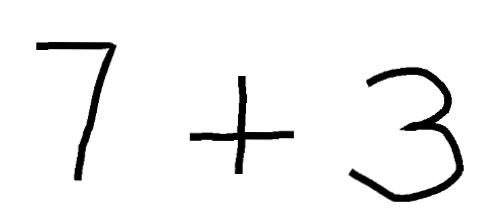
#> input picture test1.png, 483 x 219 px
$ jupyter execute --allow-errors CNN_test.ipynb
#> lines starting #> are read from the running program, lines starting #| are printed output that depends on the picture; after the words box and inside, x2 and y2 are one past the last pixel; in counts of white or black regions, pixels touching at a corner belong together
[cell 1]
import cv2
import numpy as np
from tensorflow import keras
from tensorflow.keras import layers
from tensorflow.keras.datasets import mnist
import tensorflow.keras.backend as K
K.set_image_data_format('channels_first')
#> (this line was passed over: tensorflow is not available in this run)
from tensorflow.keras.models import model_from_json

#> (a cell that did not finish here is left out)

[cell 3]
img = cv2.imread('test1.png',cv2.IMREAD_GRAYSCALE)
#> img is the input picture: shape (219, 483); min 0, max 255, mean 241.6
#kernel = np.ones((3,3),np.uint8)
cv2.imshow("wo",img)
cv2.waitKey(0)
cv2.destroyAllWindows()
#erosion = cv2.erode(img,kernel,iterations = 3)
#dilation = cv2.dilate(img,kernel,iterations = 1)
#img=dilation
if img is not None:
    #images.append(img)
    img=~img
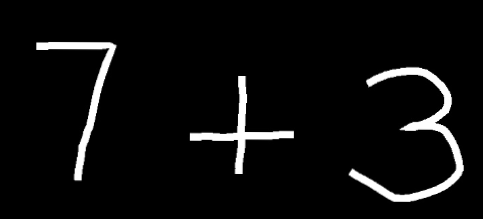
#> img: shape (219, 483); min 0, max 255, mean 13.4
    ret,thresh=cv2.threshold(img,127,255,cv2.THRESH_BINARY)
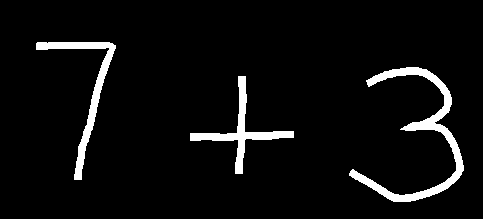
#> thresh: shape (219, 483); 5.3% white; 3 white regions
    ctrs,ret=cv2.findContours(thresh,cv2.RETR_TREE,cv2.CHAIN_APPROX_SIMPLE)
#> ctrs = 3 contours; box (x1, y1, x2, y2) and area: (349, 67, 464, 202) 2238, (36, 42, 116, 180) 1343, (190, 76, 294, 174) 1264; ret = [[1, -1, -1, -1], [2, 0, -1, -1], [-1, 1, -1, -1]]
    cnt=sorted(ctrs, key=lambda ctr: cv2.boundingRect(ctr)[0])
#> cnt has the same summary as ctrs
    w=int(28)
    h=int(28)
    train_data=[]
    #print(len(cnt))
    rects=[]
    for c in cnt :
        x,y,w,h= cv2.boundingRect(c)
        rect=[x,y,w,h]
        rects.append(rect)
#> this loop made 3 passes
#> (x, y, w, h) on passes 1 to 3: (36, 42, 80, 138), (190, 76, 104, 98), (349, 67, 115, 135)
#> after the loop, rects = [[36, 42, 80, 138], [190, 76, 104, 98], [349, 67, 115, 135]]
    print('rects:', rects)
#| rects: [[36, 42, 80, 138], [190, 76, 104, 98], [349, 67, 115, 135]]
    bool_rect=[]
    for r in rects:
        l=[]
        for rec in rects:
            flag=0
            if rec!=r:
                if r[0]<(rec[0]+rec[2]+10) and rec[0]<(r[0]+r[2]+10) and r[1]<(rec[1]+rec[3]+10) and rec[1]<(r[1]+r[3]+10):
                    flag=1
                l.append(flag)
            if rec==r:
                l.append(0)
        bool_rect.append(l)
#> this loop made 3 passes
#> after the loop, bool_rect = [[0, 0, 0], [0, 0, 0], [0, 0, 0]]
    print('bools:', bool_rect)
#| bools: [[0, 0, 0], [0, 0, 0], [0, 0, 0]]
    dump_rect=[]
    for i in range(0,len(cnt)):
        for j in range(0,len(cnt)):
            if bool_rect[i][j]==1:
                area1=rects[i][2]*rects[i][3]
                area2=rects[j][2]*rects[j][3]
                if(area1==min(area1,area2)):
                    dump_rect.append(rects[i])
#> this loop made 3 passes
#> after the loop, dump_rect = []
    print('dump_rects:', dump_rect)
#| dump_rects: []
    final_rect=[i for i in rects if i not in dump_rect]
#> final_rect has the same summary as rects
    print('final_rects:', final_rect)
#| final_rects: [[36, 42, 80, 138], [190, 76, 104, 98], [349, 67, 115, 135]]
    for r in final_rect:
        x=r[0]
        y=r[1]
        w=r[2]
        h=r[3]
        im_crop =thresh[y:y+h+10,x:x+w+10]


        im_resize = cv2.resize(im_crop,(28,28))
        cv2.imshow("work",im_resize)
        cv2.waitKey(0)
        cv2.destroyAllWindows()

        im_resize=np.reshape(im_resize,(1,28,28))
        train_data.append(im_resize)
#> this loop made 3 passes
#> pass 1, `im_crop =thresh[y:y+h+10,x:x+w+10]`:
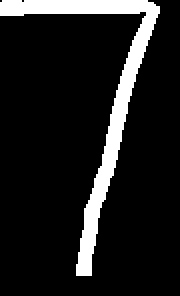
#> im_crop: shape (148, 90) (shown 2 times larger); 11.7% white; 1 white region, box (x1, y1, x2, y2) and area: (0, 0, 80, 138) 1559
#> pass 1, `im_resize = cv2.resize(im_crop,(28,28))`:
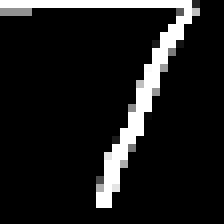
#> im_resize: shape (28, 28) (shown 8 times larger); min 0, max 255, mean 27.5
#> pass 2, `im_crop =thresh[y:y+h+10,x:x+w+10]`:
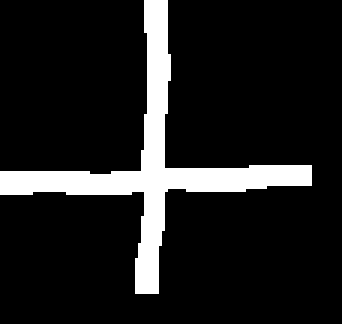
#> im_crop: shape (108, 114) (shown 3 times larger); 11.9% white; 1 white region, box (x1, y1, x2, y2) and area: (0, 0, 104, 98) 1463
#> pass 2, `im_resize = cv2.resize(im_crop,(28,28))`:
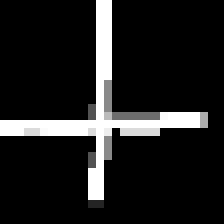
#> im_resize: shape (28, 28) (shown 8 times larger); min 0, max 255, mean 30.8
#> after the loop:
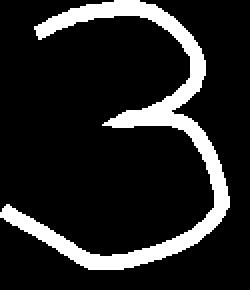
#> im_crop: shape (145, 125) (shown 2 times larger); 14.1% white; 1 white region, box (x1, y1, x2, y2) and area: (0, 0, 115, 135) 2549
#> after the loop, train_data = 3 items
